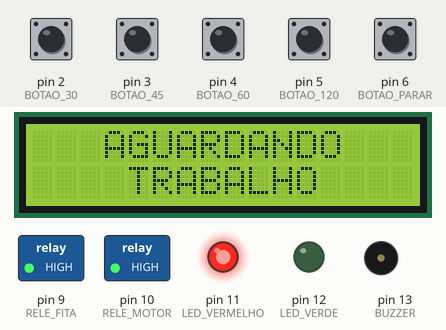
This sketch was run on a simulated Arduino Uno, built with avr-gcc and run on an emulated ATmega328P. Shown: 16×2 character LCD, switched loads named in the sketch (green lamp = pin HIGH), output pins drawn as LEDs (lit = HIGH), buzzer (waves = sounding, pin HIGH). Dashed ring = blinking. The inputs (shaded band) are chosen by the test bench; at power-on: pin 2 (BOTAO_30), pin 3 (BOTAO_45), pin 4 (BOTAO_60), pin 5 (BOTAO_120), pin 6 (BOTAO_PARAR) HIGH.

Above: at 1.3 s.
1.4 s: pin 2 (BOTAO_30) pulled LOW for 0.15 s
At 1.7 s:
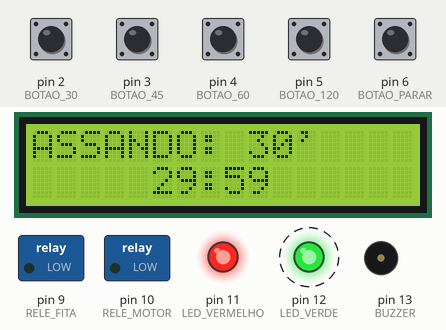
4.5 s: pin 3 (BOTAO_45) pulled LOW for 0.15 s
At 5.3 s:
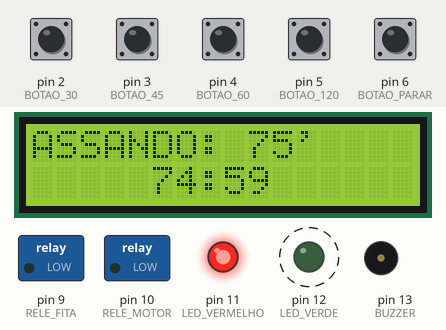
6.1 s: pin 4 (BOTAO_60) pulled LOW for 0.15 s
At 6.8 s:
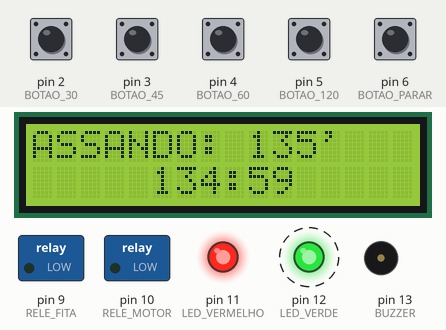
7.7 s: pin 5 (BOTAO_120) pulled LOW for 0.15 s
At 8.7 s:
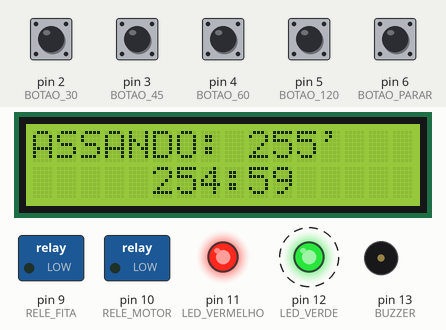
9.3 s: pin 2 (BOTAO_30) pulled LOW for 1 s
At 9.7 s:
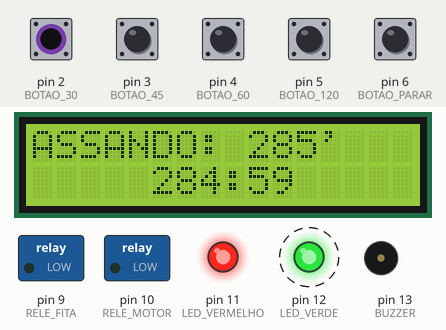
11.8 s: pin 3 (BOTAO_45) pulled LOW for 1 s
At 12.8 s:
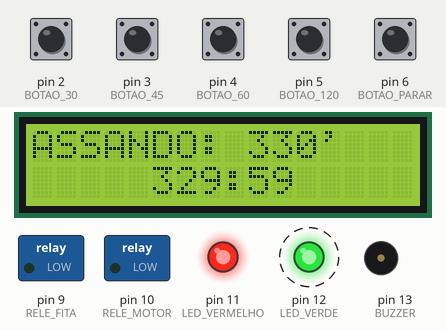
Timing chart, 0 to 15.3 s (numbered marks = the images above; inputs shaded):
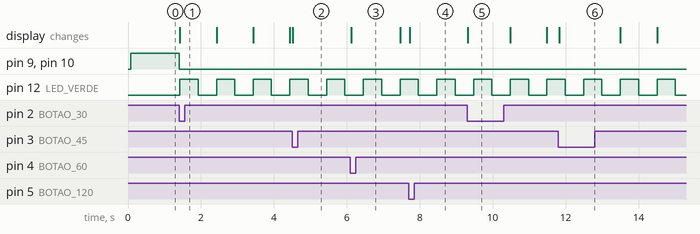

Measured:
- after the input at 1.4 s, pin 9 (RELE_FITA), pin 10 (RELE_MOTOR): HIGH → LOW at once; pin 12 (LED_VERDE): alternates HIGH for 0.50 s and LOW for 0.51 s, starting at once; the display: changes at once (image 1)
- after the input at 4.5 s, the display: changes at once (image 2)
- after the input at 7.7 s, the display: changes at once (image 4)

The sketch:

assadeira.ino
```cpp
#include <LiquidCrystal_I2C.h>

#define BOTAO_30 2
#define BOTAO_45 3
#define BOTAO_60 4
#define BOTAO_120 5
#define BOTAO_PARAR 6
#define RELE_FITA 9
#define RELE_MOTOR 10
#define LED_VERMELHO 11
#define LED_VERDE 12
#define BUZZER 13
#define BUZZER_TOM 1800
#define BUZZER_DURACAO_SOM 1500
#define BUZZER_DURACAO_SILENCIO 1000
#define BUZZER_QTD_TOQUES 3
#define TEMPO_PISCA_LED_VERDE 500

LiquidCrystal_I2C lcd(0x3F, 16, 2);
unsigned long tempoCozimento = 0;
unsigned long inicioCozimento = 0;
unsigned long ultimaAtualizacao = 0;
unsigned long ultimoBuzzer = 0;
unsigned long tempoLedVerde = 0;
unsigned long ultimoBotao = 0;
int buzzerCounter = 0;
bool botaoPressionado = false;
bool cozinhando = false;

void setup()
{
    lcd.init();
    lcd.setBacklight(5);
    lcd.print("INICIALIZANDO...");

    pinMode(BOTAO_30, INPUT_PULLUP);
    pinMode(BOTAO_45, INPUT_PULLUP);
    pinMode(BOTAO_60, INPUT_PULLUP);
    pinMode(BOTAO_120, INPUT_PULLUP);
    pinMode(BOTAO_PARAR, INPUT_PULLUP);
    pinMode(RELE_MOTOR, OUTPUT);
    pinMode(RELE_FITA, OUTPUT);
    pinMode(BUZZER, OUTPUT);
    pinMode(LED_VERMELHO, OUTPUT);
    pinMode(LED_VERDE, OUTPUT);
    digitalWrite(RELE_MOTOR, HIGH);
    digitalWrite(RELE_FITA, HIGH);
    digitalWrite(LED_VERMELHO, HIGH);
    digitalWrite(LED_VERDE, LOW);
    lcd.setBacklight(2);
    lcd.clear();
    atualizarLcd();
}

void loop()
{
    buttonHook();
    atualizarEstado();
}

void buttonHook()
{
    bool botao30 = digitalRead(BOTAO_30) == 0;
    bool botao45 = digitalRead(BOTAO_45) == 0;
    bool botao60 = digitalRead(BOTAO_60) == 0;
    bool botao120 = digitalRead(BOTAO_120) == 0;
    bool botaoParar = digitalRead(BOTAO_PARAR) == 0;
    bool algumBotao = botao30 || botao45 || botao60 || botao120 || botaoParar;

    if (botaoPressionado && algumBotao)
        return;

    if (algumBotao)
    {
        botaoPressionado = true;

        if (botaoParar && cozinhando)
        {
            finalizarCozimento();
            return;
        }
        if (botao30 && ((millis() - 500) > ultimoBotao))
            tempoCozimento += 1800000;
        if (botao45 && ((millis() - 500) > ultimoBotao))
            tempoCozimento += 2700000;
        if (botao60 && ((millis() - 500) > ultimoBotao))
            tempoCozimento += 3600000;
        if (botao120 && ((millis() - 500) > ultimoBotao))
            tempoCozimento += 7200000;

        if (cozinhando) {
            iniciarCozimento();
            atualizarLcd();
        }
        else
            iniciarCozimento();

        ultimoBotao = millis();
    }
    else
        botaoPressionado = false;
}

void atualizarEstado()
{
    if (cozinhando && ((millis() - inicioCozimento) > tempoCozimento))
    {
        buzzerCounter = BUZZER_QTD_TOQUES;
        finalizarCozimento();
        return;
    }

    if (!cozinhando && buzzerCounter > 0)
        tocarBuzzer();

    if (cozinhando && (ultimaAtualizacao < (millis() - 1000)))
    {
        atualizarLcd();
        ultimaAtualizacao = millis();
    }
    if (cozinhando && ((millis() - TEMPO_PISCA_LED_VERDE) > tempoLedVerde)) {
      if(digitalRead(LED_VERDE)) digitalWrite(LED_VERDE, LOW);
      else
        digitalWrite(LED_VERDE, HIGH);
      tempoLedVerde = millis();
    }
}

void atualizarLcd()
{
    if (cozinhando)
    {
        char minutosStr[3];
        char segundosStr[3];
        int tempoTotal = (tempoCozimento - (millis() - inicioCozimento)) / 1000;
        int minutos = tempoTotal / 60;
        int segundos = tempoTotal % 60;
        sprintf(minutosStr, "%02d", minutos);
        sprintf(segundosStr, "%02d", segundos);
        lcd.setCursor(5, 1);
        lcd.print(minutosStr);
        lcd.print(":");
        lcd.print(segundosStr);
    }
    else
    {
        lcd.print("   AGUARDANDO");
        lcd.setCursor(0, 1);
        lcd.print("    TRABALHO");
    }
}

void iniciarCozimento()
{
    cozinhando = true;
    inicioCozimento = millis();
    buzzerCounter = 0;
    digitalWrite(RELE_MOTOR, LOW);
    digitalWrite(RELE_FITA, LOW);
    char minutosStr[3];
    int minutos = (tempoCozimento / 1000) / 60;
    sprintf(minutosStr, "%02d", minutos);
    lcd.clear();
    lcd.print("ASSANDO: ");
    lcd.print(minutosStr);
    lcd.print("'");
}

void finalizarCozimento()
{
    cozinhando = false;
    tempoCozimento = 0;
    digitalWrite(RELE_MOTOR, HIGH);
    digitalWrite(RELE_FITA, HIGH);
    digitalWrite(LED_VERDE, LOW);
    lcd.clear();
    atualizarLcd();
}

void tocarBuzzer()
{
    if (ultimoBuzzer < (millis() - (BUZZER_DURACAO_SILENCIO + BUZZER_DURACAO_SOM)))
    {
        ultimoBuzzer = millis();
        tone(BUZZER, BUZZER_TOM, BUZZER_DURACAO_SOM);
        buzzerCounter--;
    }
}
```
